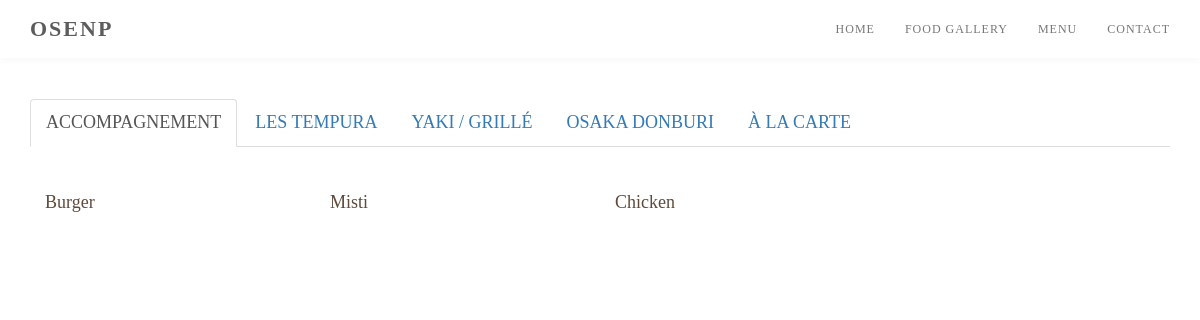
Page /tab_php.php on the committed database.
### tables this page shows
CREATE TABLE `menu_list` (
  `id` int(11) NOT NULL,
  `name` varchar(50) NOT NULL,
  `discription` varchar(150) NOT NULL,
  `price` varchar(10) NOT NULL,
  `parent` varchar(100) NOT NULL
);

### tab_php.php (the view)
<?php
  require_once 'core/dbconnection.php';
  include 'include/head.php';
  include 'include/navigation.php';
?>
<?php
$tab_query = "SELECT * FROM menu_list WHERE parent='menu'";
$tab_result = mysqli_query($conn, $tab_query);
$tab_menu = '';
$tab_content = '';
$i = 0;
while($row = mysqli_fetch_array($tab_result))
{
   if($i == 0)
     {
      $tab_menu .= '<li class="active"><a href="#'.$row["id"].'" data-toggle="tab">'.$row["name"].'</a></li>';
      $tab_content .= '<div id="'.$row["id"].'" class="tab-pane fade in active">';
     }
   else
     {
      $tab_menu .= '<li><a href="#'.$row["id"].'" data-toggle="tab">'.$row["name"].'</a></li>';
      $tab_content .= '<div id="'.$row["id"].'" class="tab-pane fade">';
     }
    $product_query = "SELECT * FROM menu_list WHERE parent = '".$row["name"]."'";
    $product_result = mysqli_query($conn, $product_query);
    while($sub_row = mysqli_fetch_array($product_result))
     {
      $tab_content .= '
      <div class="col-md-3" style="margin-bottom:36px;">
       <h4>'.$sub_row["name"].'</h4>
      </div>
      ';
     }
     $tab_content .= '<div style="clear:both"></div></div>';
   $i++;
}
?>
  <div class="container">
   <h2 align="center">Create Dynamic Tab by using Bootstrap in PHP Mysql</a></h2>
   <br />
   <ul class="nav nav-tabs">
     <?php
     echo $tab_menu;
     ?>
   </ul>
    <div class="tab-content">
     <br />
     <?php echo $tab_content;?>
   </div>
  </div>
 </body>
</html>

### css/style.css (style rules this page uses)
body { background: #ffffff; font-family: "Merriweather", serif; font-size: 18px; font-weight: 300; line-height: 2; color: #5e493a; }
ul { margin:0; padding:0; list-style:none; }

### rows in the picture
menu_list: name "ACCOMPAGNEMENT"
menu_list: name "LES TEMPURA"
menu_list: name "YAKI / GRILLÉ"
menu_list: name "OSAKA DONBURI"
menu_list: name "À LA CARTE"
menu_list: name "Burger"
menu_list: name "Misti"
menu_list: name "Chicken"
